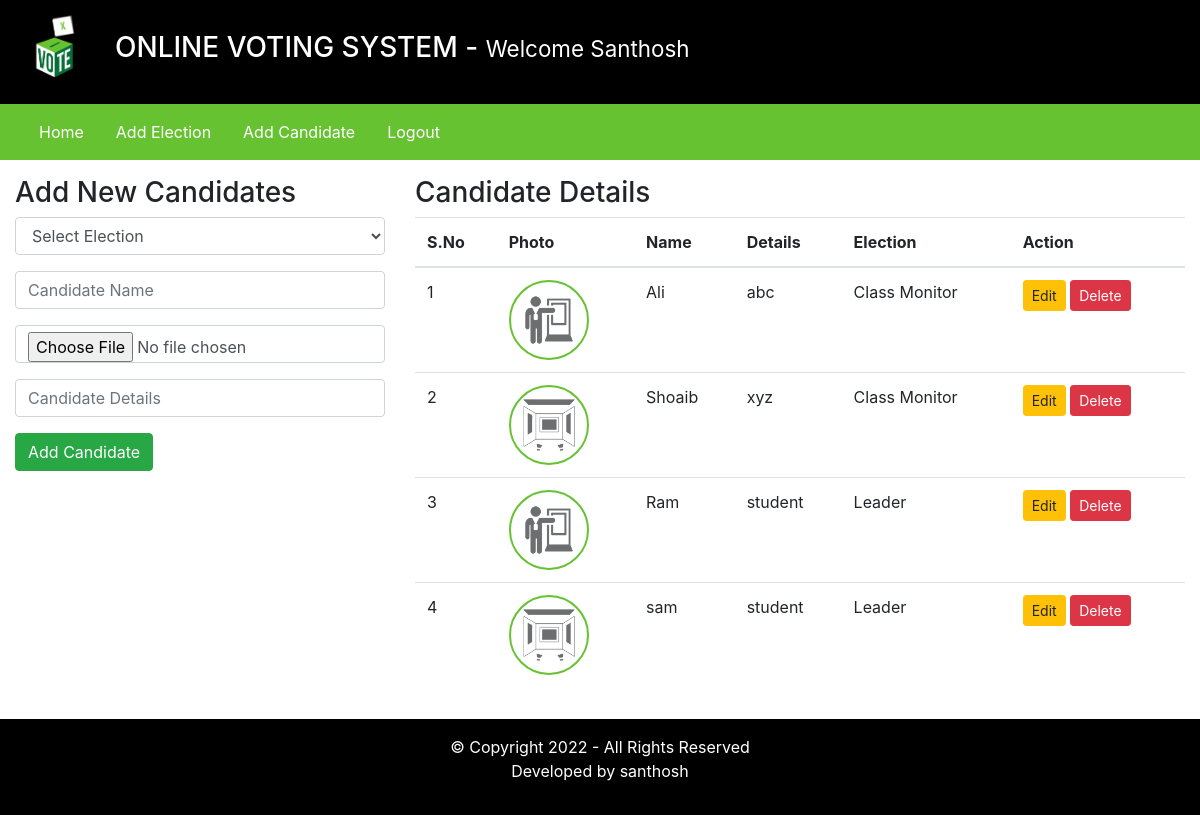
Screenshot of /admin/index.php?addCandidatePage=1 (signed in) with the database file from the repository.
### tables this page shows
CREATE TABLE `candidate_details` (
  `id` int(11) NOT NULL,
  `election_id` int(11) DEFAULT NULL,
  `candidate_name` varchar(255) DEFAULT NULL,
  `candidate_details` text DEFAULT NULL,
  `candidate_photo` text DEFAULT NULL,
  `inserted_by` varchar(255) DEFAULT NULL,
  `inserted_on` date DEFAULT NULL
);

CREATE TABLE `elections` (
  `id` int(11) NOT NULL,
  `election_topic` varchar(255) DEFAULT NULL,
  `no_of_candidates` int(11) DEFAULT NULL,
  `starting_date` date DEFAULT NULL,
  `ending_date` date DEFAULT NULL,
  `status` varchar(45) DEFAULT NULL,
  `inserted_by` varchar(255) DEFAULT NULL,
  `inserted_on` date DEFAULT NULL
);

### admin/inc/add_candidates.php (the view, shortened to what this page needs)
<div class="row my-3">
    <div class="col-4">
        <h3>Add New Candidates</h3>
        <form method="POST" enctype="multipart/form-data">
            <div class="form-group">
                <select class="form-control" name="election_id" required>
                    <option value=""> Select Election </option>
                </select>
            </div>
            <div class="form-group">
                <input type="text" name="candidate_name" placeholder="Candidate Name" class="form-control" required />
            </div>
            <div class="form-group">
                <input type="file" name="candidate_photo" class="form-control" required />
            </div>
            <div class="form-group">
                <input type="text" name="candidate_details" placeholder="Candidate Details" class="form-control" required />
            </div>
            <input type="submit" value="Add Candidate" name="addCandidateBtn" class="btn btn-success" />
        </form>
    </div>
    <div class="col-8">
        <h3>Candidate Details</h3>
        <table class="table">
            <thead>
                <tr>
                    <th scope="col">S.No</th>
                    <th scope="col">Photo</th>
                    <th scope="col">Name</th>
                    <th scope="col">Details</th>
                    <th scope="col">Election</th>
                    <th scope="col">Action </th>
                </tr>
            </thead>
            <tbody>
                <?php
                    $fetchingData = mysqli_query($db, "SELECT * FROM candidate_details") or die(mysqli_error($db));
                    $isAnyCandidateAdded = mysqli_num_rows($fetchingData);
                    if($isAnyCandidateAdded > 0)
                    {
                        $sno = 1;
                        while($row = mysqli_fetch_assoc($fetchingData))
                        {
                            $election_id = $row['election_id'];
                            $fetchingElectionName = mysqli_query($db, "SELECT * FROM elections WHERE id = '". $election_id ."'") or die(mysqli_error($db));
                            $execFetchingElectionNameQuery = mysqli_fetch_assoc($fetchingElectionName);
                            $election_name = $execFetchingElectionNameQuery['election_topic'];
                            $candidate_photo = $row['candidate_photo'];
                ?>
                            <tr>
                                <td><?php echo $sno++; ?></td>
                                <td> <img src="<?php echo $candidate_photo; ?>" class="candidate_photo" />    </td>
                                <td><?php echo $row['candidate_name']; ?></td>
                                <td><?php echo $row['candidate_details']; ?></td>
                                <td><?php echo $election_name; ?></td>
                                <td>
                                    <a href="#" class="btn btn-sm btn-warning"> Edit </a>
                                    <a href="#" class="btn btn-sm btn-danger"> Delete </a>
                                </td>
                            </tr>
                <?php
                        }
                    }else {
            ?>
                        <tr>
                            <td colspan="7"> No any candidate is added yet. </td>
                        </tr>
            <?php
                    }
                ?>
            </tbody>
        </table>
    </div>
</div>

### assets/css/style.css (style rules this page uses)
.candidate_photo { width: 80px; height: 80px; border: 2px solid #67C232; border-radius: 100%; }

### rows the page displays
candidate_details: candidate_photo (picture), candidate_name "Ali", candidate_details "abc", election.election_topic "Class Monitor"
candidate_details: candidate_photo (picture), candidate_name "Shoaib", candidate_details "xyz", election.election_topic "Class Monitor"
candidate_details: candidate_photo (picture), candidate_name "Ram", candidate_details "student", election.election_topic "Leader"
candidate_details: candidate_photo (picture), candidate_name "sam", candidate_details "student", election.election_topic "Leader"

### other values shown
$_SESSION['username'] "Santhosh"
